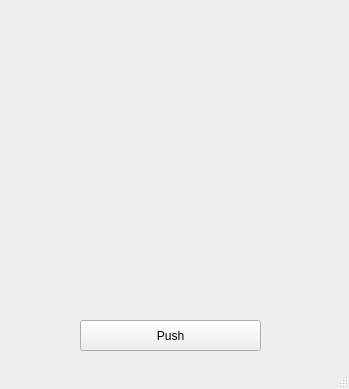
<?xml version="1.0" encoding="UTF-8"?>
<ui version="4.0">
 <class>MainWindow</class>
 <widget class="QMainWindow" name="MainWindow">
  <property name="geometry">
   <rect>
    <x>0</x>
    <y>0</y>
    <width>349</width>
    <height>389</height>
   </rect>
  </property>
  <property name="windowTitle">
   <string>MainWindow</string>
  </property>
  <widget class="QWidget" name="centralwidget">
   <widget class="QPushButton" name="pushButton">
    <property name="geometry">
     <rect>
      <x>80</x>
      <y>320</y>
      <width>181</width>
      <height>31</height>
     </rect>
    </property>
    <property name="text">
     <string>Push</string>
    </property>
   </widget>
  </widget>
  <widget class="QMenuBar" name="menubar">
   <property name="geometry">
    <rect>
     <x>0</x>
     <y>0</y>
     <width>349</width>
     <height>18</height>
    </rect>
   </property>
  </widget>
  <widget class="QStatusBar" name="statusbar"/>
 </widget>
 <resources/>
 <connections/>
</ui>
